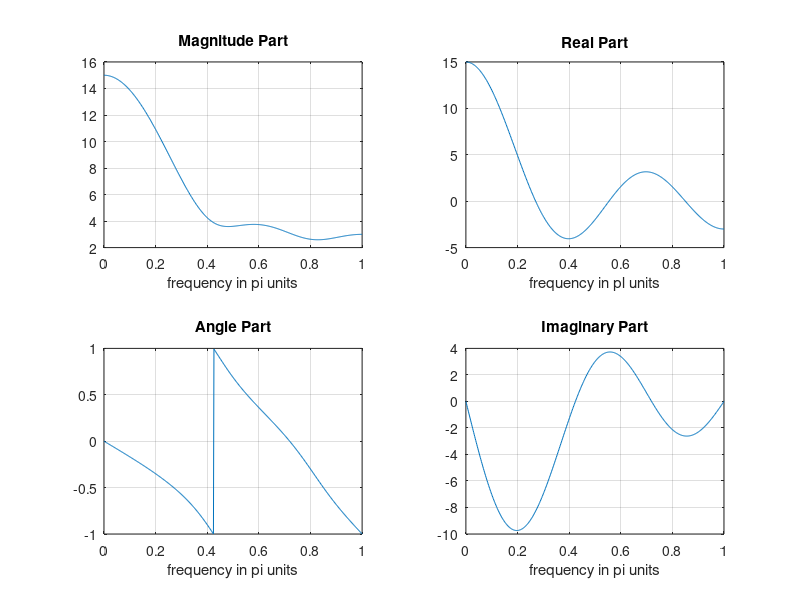

Recreate this plot in MATLAB.
n = -1:3; x = 1:5;
k = 0:500; w = (pi/500)*k;
X = x * (exp(-j*pi/500)) .^ (n'*k);
magX = abs(X); angX = angle(X);
realX = real(X); imagX = imag(X);
subplot(2,2,1); plot(k/500,magX);grid
xlabel('frequency in pi units'); title('Magnitude Part')
subplot(2,2,3); plot(k/500,angX/pi);grid
xlabel('frequency in pi units'); title('Angle Part')
subplot(2,2,2); plot(k/500,realX);grid
xlabel('frequency in pl units'); title('Real Part')
subplot(2,2,4); plot(k/500,imagX);grid
xlabel('frequency in pi units'); title('Imaginary Part')